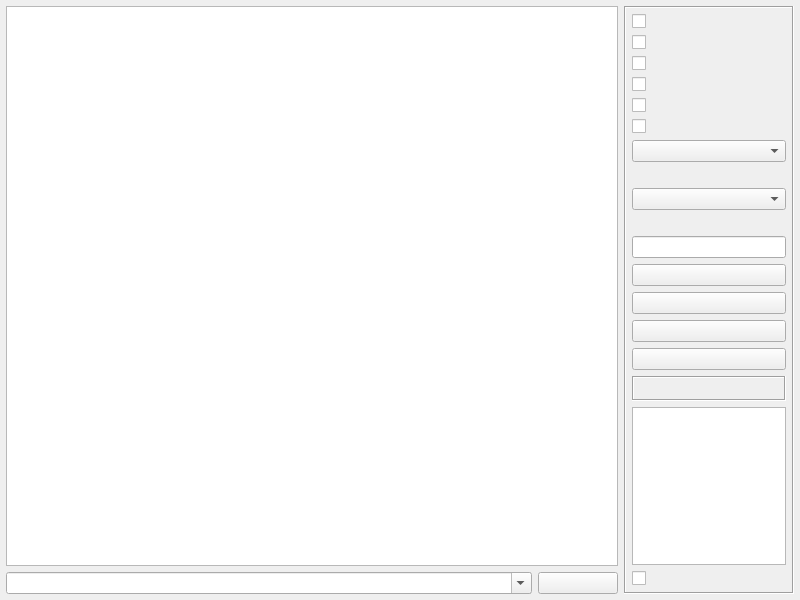
<?xml version="1.0" encoding="UTF-8"?>
<ui version="4.0">
 <class>frmUdpServer</class>
 <widget class="QWidget" name="frmUdpServer">
  <property name="geometry">
   <rect>
    <x>0</x>
    <y>0</y>
    <width>800</width>
    <height>600</height>
   </rect>
  </property>
  <property name="windowTitle">
   <string>Form</string>
  </property>
  <layout class="QGridLayout" name="gridLayout">
   <property name="leftMargin">
    <number>6</number>
   </property>
   <property name="topMargin">
    <number>6</number>
   </property>
   <property name="rightMargin">
    <number>6</number>
   </property>
   <property name="bottomMargin">
    <number>6</number>
   </property>
   <item row="0" column="0">
    <widget class="QTextEdit" name="txtMain">
     <property name="readOnly">
      <bool>true</bool>
     </property>
    </widget>
   </item>
   <item row="0" column="1" rowspan="2">
    <widget class="QFrame" name="frame">
     <property name="minimumSize">
      <size>
       <width>170</width>
       <height>0</height>
      </size>
     </property>
     <property name="maximumSize">
      <size>
       <width>170</width>
       <height>16777215</height>
      </size>
     </property>
     <property name="frameShape">
      <enum>QFrame::Shape::Box</enum>
     </property>
     <property name="frameShadow">
      <enum>QFrame::Shadow::Sunken</enum>
     </property>
     <layout class="QVBoxLayout" name="verticalLayout">
      <property name="leftMargin">
       <number>6</number>
      </property>
      <property name="topMargin">
       <number>6</number>
      </property>
      <property name="rightMargin">
       <number>6</number>
      </property>
      <property name="bottomMargin">
       <number>6</number>
      </property>
      <item>
       <widget class="QCheckBox" name="ckHexReceive">
        <property name="text">
         <string/>
        </property>
       </widget>
      </item>
      <item>
       <widget class="QCheckBox" name="ckHexSend">
        <property name="text">
         <string/>
        </property>
       </widget>
      </item>
      <item>
       <widget class="QCheckBox" name="ckAscii">
        <property name="text">
         <string/>
        </property>
       </widget>
      </item>
      <item>
       <widget class="QCheckBox" name="ckShow">
        <property name="text">
         <string/>
        </property>
       </widget>
      </item>
      <item>
       <widget class="QCheckBox" name="ckDebug">
        <property name="text">
         <string/>
        </property>
       </widget>
      </item>
      <item>
       <widget class="QCheckBox" name="ckAutoSend">
        <property name="text">
         <string/>
        </property>
       </widget>
      </item>
      <item>
       <widget class="QComboBox" name="cboxInterval"/>
      </item>
      <item>
       <widget class="QLabel" name="labListenIP">
        <property name="text">
         <string/>
        </property>
       </widget>
      </item>
      <item>
       <widget class="QComboBox" name="cboxListenIP"/>
      </item>
      <item>
       <widget class="QLabel" name="labListenPort">
        <property name="text">
         <string/>
        </property>
       </widget>
      </item>
      <item>
       <widget class="QLineEdit" name="txtListenPort"/>
      </item>
      <item>
       <widget class="QPushButton" name="btnListen">
        <property name="text">
         <string/>
        </property>
       </widget>
      </item>
      <item>
       <widget class="QPushButton" name="btnSave">
        <property name="text">
         <string/>
        </property>
       </widget>
      </item>
      <item>
       <widget class="QPushButton" name="btnClear">
        <property name="text">
         <string/>
        </property>
       </widget>
      </item>
      <item>
       <widget class="QPushButton" name="btnRemove">
        <property name="text">
         <string/>
        </property>
       </widget>
      </item>
      <item>
       <widget class="QLabel" name="labCount">
        <property name="minimumSize">
         <size>
          <width>0</width>
          <height>25</height>
         </size>
        </property>
        <property name="frameShape">
         <enum>QFrame::Shape::Box</enum>
        </property>
        <property name="frameShadow">
         <enum>QFrame::Shadow::Sunken</enum>
        </property>
        <property name="text">
         <string/>
        </property>
        <property name="alignment">
         <set>Qt::AlignmentFlag::AlignCenter</set>
        </property>
       </widget>
      </item>
      <item>
       <widget class="QListWidget" name="listWidget"/>
      </item>
      <item>
       <widget class="QCheckBox" name="ckSelectAll">
        <property name="text">
         <string/>
        </property>
       </widget>
      </item>
     </layout>
    </widget>
   </item>
   <item row="1" column="0">
    <widget class="QWidget" name="widget" native="true">
     <layout class="QHBoxLayout" name="layUdpServer">
      <property name="leftMargin">
       <number>0</number>
      </property>
      <property name="topMargin">
       <number>0</number>
      </property>
      <property name="rightMargin">
       <number>0</number>
      </property>
      <property name="bottomMargin">
       <number>0</number>
      </property>
      <item>
       <widget class="QComboBox" name="cboxData">
        <property name="sizePolicy">
         <sizepolicy hsizetype="Ignored" vsizetype="Fixed">
          <horstretch>0</horstretch>
          <verstretch>0</verstretch>
         </sizepolicy>
        </property>
        <property name="editable">
         <bool>true</bool>
        </property>
       </widget>
      </item>
      <item>
       <widget class="QPushButton" name="btnSend">
        <property name="minimumSize">
         <size>
          <width>80</width>
          <height>0</height>
         </size>
        </property>
        <property name="maximumSize">
         <size>
          <width>80</width>
          <height>16777215</height>
         </size>
        </property>
        <property name="text">
         <string/>
        </property>
       </widget>
      </item>
     </layout>
    </widget>
   </item>
  </layout>
 </widget>
 <tabstops>
  <tabstop>txtMain</tabstop>
  <tabstop>cboxData</tabstop>
  <tabstop>btnSend</tabstop>
  <tabstop>ckHexReceive</tabstop>
  <tabstop>ckHexSend</tabstop>
  <tabstop>ckAscii</tabstop>
  <tabstop>ckShow</tabstop>
  <tabstop>ckDebug</tabstop>
  <tabstop>ckAutoSend</tabstop>
  <tabstop>cboxInterval</tabstop>
  <tabstop>cboxListenIP</tabstop>
  <tabstop>txtListenPort</tabstop>
  <tabstop>btnListen</tabstop>
  <tabstop>btnSave</tabstop>
  <tabstop>btnClear</tabstop>
  <tabstop>listWidget</tabstop>
  <tabstop>ckSelectAll</tabstop>
 </tabstops>
 <resources/>
 <connections/>
</ui>
